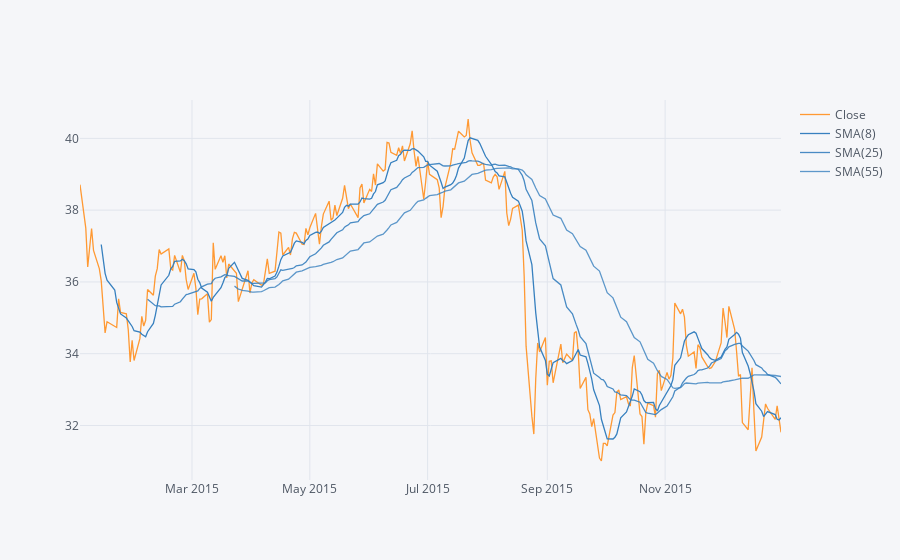

Here is the notebook cell this chart was saved with:
### Markdown cell above
** Use .ta_plot(study='sma') to create a Simple Moving Averages plot of Morgan Stanley for the year 2015.**

### Code cell
MS['Close'][start:end].ta_plot(study='sma',periods=[8,25,55])

### Figure 1 — Plotly figure (JSON) as saved in the notebook; plotly's stock layout.template omitted (floating-point values rounded to 4 significant figures; data arrays with more than 128 entries replaced by an {"elided": "..."} marker saying what was removed)
{"data": [{"line": {"color": "rgba(255, 153, 51, 1.0)", "dash": "solid", "shape": "linear", "width": 1.3}, "mode": "lines", "name": "Close", "text": "", "type": "scatter", "x": {"elided": "252 str values"}, "y": {"elided": "252 float values"}}, {"line": {"color": "rgba(55, 128, 191, 1.0)", "dash": "solid", "shape": "linear", "width": 1.3}, "mode": "lines", "name": "SMA(8)", "text": "", "type": "scatter", "x": {"elided": "252 str values"}, "y": {"elided": "252 mixed values"}}, {"line": {"color": "rgba(55, 128, 191, 0.8999999999999999)", "dash": "solid", "shape": "linear", "width": 1.3}, "mode": "lines", "name": "SMA(25)", "text": "", "type": "scatter", "x": {"elided": "252 str values"}, "y": {"elided": "252 mixed values"}}, {"line": {"color": "rgba(55, 128, 191, 0.7999999999999998)", "dash": "solid", "shape": "linear", "width": 1.3}, "mode": "lines", "name": "SMA(55)", "text": "", "type": "scatter", "x": {"elided": "252 str values"}, "y": {"elided": "252 mixed values"}}], "layout": {"legend": {"bgcolor": "#F5F6F9", "font": {"color": "#4D5663"}}, "paper_bgcolor": "#F5F6F9", "plot_bgcolor": "#F5F6F9", "title": {"font": {"color": "#4D5663"}}, "xaxis": {"gridcolor": "#E1E5ED", "showgrid": true, "tickfont": {"color": "#4D5663"}, "title": {"font": {"color": "#4D5663"}, "text": ""}, "zerolinecolor": "#E1E5ED"}, "yaxis": {"gridcolor": "#E1E5ED", "showgrid": true, "tickfont": {"color": "#4D5663"}, "title": {"font": {"color": "#4D5663"}, "text": ""}, "zerolinecolor": "#E1E5ED"}}}
